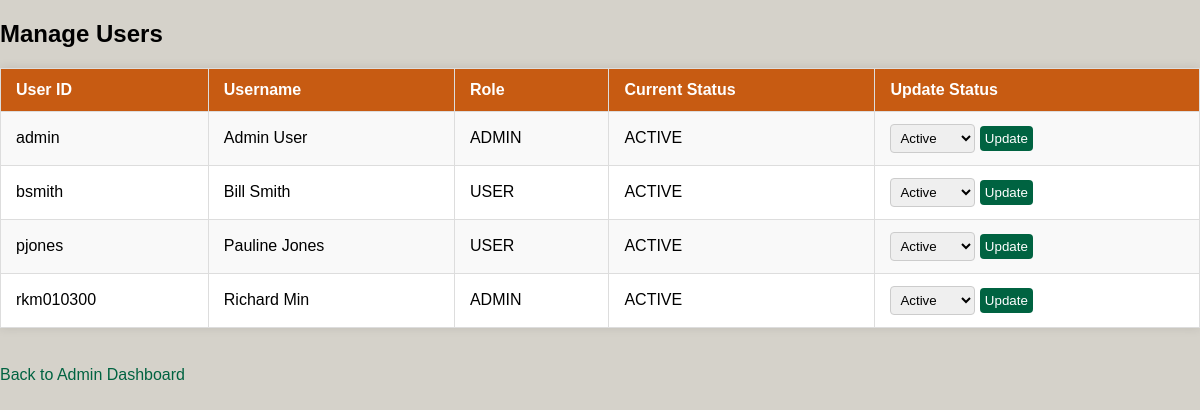
Page /admin_manage_users.php (signed in) on the committed database.
### tables this page shows
CREATE TABLE `user` (
  `ID#` int(11) NOT NULL,
  `USERID` varchar(256) NOT NULL,
  `PASSWORD` varchar(256) NOT NULL,
  `USERTYPE` char(5) NOT NULL,
  `USERSTATUS` char(8) NOT NULL,
  `FIRSTNAME` varchar(256) NOT NULL,
  `LASTNAME` varchar(256) NOT NULL,
  `EMAIL` varchar(256) NOT NULL,
  `TIMECREATED` datetime NOT NULL DEFAULT current_timestamp(),
  `LASTUPDATED` datetime NOT NULL,
  `FAILED_ATTEMPTS` int(11) NOT NULL
);

### admin_manage_users.php (the view, shortened to what this page needs)
<?php
require_once 'login.php';
$connection = new mysqli($db_hostname, $db_username, $db_password, $db_database);
$query = "SELECT userid,firstname,lastname, usertype, userstatus FROM user";
$result = $connection->query($query);
?>
<!DOCTYPE html>
<html>
<head>
    <link rel="stylesheet" href="task3.css">
</head>
<body>
    <h2>Manage Users</h2>
    <table border="1" cellpadding="5">
        <tr>
            <th>User ID</th>
            <th>Username</th>
            <th>Role</th>
            <th>Current Status</th>
            <th>Update Status</th>
        </tr>
        <?php while ($row = $result->fetch_assoc()): ?>
            <tr>
                <form method="post">
                    <td><?php echo htmlspecialchars($row['userid']); ?></td>
                    <td><?php echo htmlspecialchars($row['firstname']." ".$row['lastname']); ?></td>
                    <td><?php echo htmlspecialchars($row['usertype']); ?></td>
                    <td><?php echo htmlspecialchars($row['userstatus']); ?></td>
                    <td>
                        <select name="status">
                            <option value="ACTIVE">Active</option>
                        </select>
                        <button type="submit">Update</button>
                    </td>
                </form>
            </tr>
        <?php endwhile; ?>
    </table>
    <br>
    <a href="admin_dashboard.php">Back to Admin Dashboard</a>
</body>
</html>

### task3.css (style rules this page uses)
body { font-family: Arial Bold, sans-serif; margin: 0; padding: 0; background-color: #D5D2CA; }
button { background-color: #006341; color: white; border: none; padding: 5px 10px; cursor: pointer; }

### admin_manage_users.php (style rules this page uses)
table { width: 100%; border-collapse: collapse; margin-top: 20px; background-color: white; box-shadow: 0 0 10px rgba(0,0,0,0.1); }
th, td { border: 1px solid #ddd; padding: 12px 15px; text-align: left; }
th { background-color: #C75B12; color: white; }
tr:nth-child(even) { background-color: #f9f9f9; }
select, button { padding: 5px; border-radius: 4px; border: 1px solid #ccc; }
button { background-color: #006341; color: white; border: none; cursor: pointer; transition: background-color 0.3s; }
a { display: inline-block; margin-top: 20px; text-decoration: none; color: #006341; }

### rows in the picture
user: USERID "admin", FIRSTNAME+LASTNAME "Admin User", USERTYPE "ADMIN", USERSTATUS "ACTIVE"
user: USERID "bsmith", FIRSTNAME+LASTNAME "Bill Smith", USERTYPE "USER", USERSTATUS "ACTIVE"
user: USERID "pjones", FIRSTNAME+LASTNAME "Pauline Jones", USERTYPE "USER", USERSTATUS "ACTIVE"
user: USERID "rkm010300", FIRSTNAME+LASTNAME "Richard Min", USERTYPE "ADMIN", USERSTATUS "ACTIVE"
